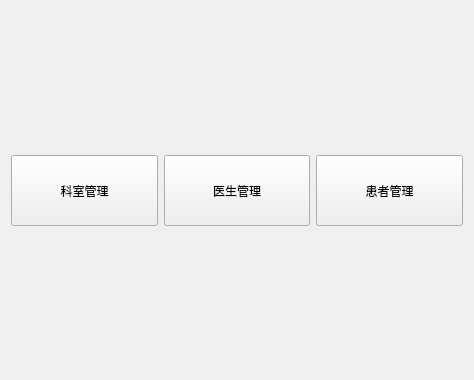
<?xml version="1.0" encoding="UTF-8"?>
<ui version="4.0">
 <class>WellcomeView</class>
 <widget class="QWidget" name="WellcomeView">
  <property name="geometry">
   <rect>
    <x>0</x>
    <y>0</y>
    <width>474</width>
    <height>380</height>
   </rect>
  </property>
  <property name="windowTitle">
   <string>欢迎</string>
  </property>
  <layout class="QVBoxLayout" name="verticalLayout">
   <item>
    <spacer name="verticalSpacer">
     <property name="orientation">
      <enum>Qt::Orientation::Vertical</enum>
     </property>
     <property name="sizeHint" stdset="0">
      <size>
       <width>20</width>
       <height>133</height>
      </size>
     </property>
    </spacer>
   </item>
   <item>
    <layout class="QHBoxLayout" name="horizontalLayout">
     <item>
      <widget class="QPushButton" name="pushButton">
       <property name="minimumSize">
        <size>
         <width>93</width>
         <height>71</height>
        </size>
       </property>
       <property name="text">
        <string>科室管理</string>
       </property>
      </widget>
     </item>
     <item>
      <widget class="QPushButton" name="pushButton_2">
       <property name="minimumSize">
        <size>
         <width>93</width>
         <height>71</height>
        </size>
       </property>
       <property name="text">
        <string>医生管理</string>
       </property>
      </widget>
     </item>
     <item>
      <widget class="QPushButton" name="pushButton_3">
       <property name="minimumSize">
        <size>
         <width>93</width>
         <height>71</height>
        </size>
       </property>
       <property name="text">
        <string>患者管理</string>
       </property>
      </widget>
     </item>
    </layout>
   </item>
   <item>
    <spacer name="verticalSpacer_2">
     <property name="orientation">
      <enum>Qt::Orientation::Vertical</enum>
     </property>
     <property name="sizeHint" stdset="0">
      <size>
       <width>20</width>
       <height>132</height>
      </size>
     </property>
    </spacer>
   </item>
  </layout>
 </widget>
 <resources/>
 <connections/>
</ui>
